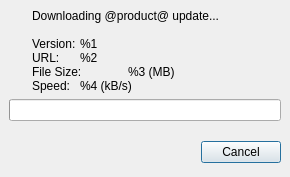
<ui version="4.0" >
 <author></author>
 <comment></comment>
 <exportmacro></exportmacro>
 <class>SoftUpdateWindow</class>
 <widget class="QDialog" name="SoftUpdateWindow" >
  <property name="geometry" >
   <rect>
    <x>0</x>
    <y>0</y>
    <width>290</width>
    <height>177</height>
   </rect>
  </property>
  <property name="windowTitle" >
   <string>@product@ - Downloading update</string>
  </property>
  <layout class="QGridLayout" >
   <property name="margin" >
    <number>9</number>
   </property>
   <property name="spacing" >
    <number>6</number>
   </property>
   <item row="0" column="0" >
    <layout class="QGridLayout" >
     <property name="margin" >
      <number>0</number>
     </property>
     <property name="spacing" >
      <number>6</number>
     </property>
     <item row="0" column="1" >
      <widget class="QLabel" name="updateTextLabel" >
       <property name="text" >
        <string>Downloading @product@ update...

Version:	%1
URL:	%2
File Size:	%3 (MB)
Speed:	%4 (kB/s)</string>
       </property>
       <property name="alignment" >
        <set>Qt::AlignLeading|Qt::AlignLeft|Qt::AlignVCenter</set>
       </property>
       <property name="indent" >
        <number>10</number>
       </property>
      </widget>
     </item>
     <item row="0" column="0" >
      <widget class="QLabel" name="updatePixmapLabel" >
       <property name="sizePolicy" >
        <sizepolicy>
         <hsizetype>0</hsizetype>
         <vsizetype>0</vsizetype>
         <horstretch>0</horstretch>
         <verstretch>0</verstretch>
        </sizepolicy>
       </property>
       <property name="pixmap" >
        <pixmap resource="../../../../../resources/wengophone.qrc" >:/pics/update.png</pixmap>
       </property>
      </widget>
     </item>
     <item row="1" column="0" colspan="2" >
      <widget class="QProgressBar" name="progressBar" >
       <property name="textVisible" >
        <bool>false</bool>
       </property>
       <property name="orientation" >
        <enum>Qt::Horizontal</enum>
       </property>
      </widget>
     </item>
    </layout>
   </item>
   <item row="2" column="0" >
    <layout class="QHBoxLayout" >
     <property name="margin" >
      <number>0</number>
     </property>
     <property name="spacing" >
      <number>6</number>
     </property>
     <item>
      <spacer>
       <property name="orientation" >
        <enum>Qt::Horizontal</enum>
       </property>
       <property name="sizeHint" >
        <size>
         <width>131</width>
         <height>31</height>
        </size>
       </property>
      </spacer>
     </item>
     <item>
      <widget class="QPushButton" name="cancelButton" >
       <property name="text" >
        <string>Cancel</string>
       </property>
      </widget>
     </item>
    </layout>
   </item>
   <item row="1" column="0" >
    <spacer>
     <property name="orientation" >
      <enum>Qt::Vertical</enum>
     </property>
     <property name="sizeHint" >
      <size>
       <width>20</width>
       <height>40</height>
      </size>
     </property>
    </spacer>
   </item>
  </layout>
 </widget>
 <pixmapfunction></pixmapfunction>
 <resources>
  <include location="../../../../../resources/wengophone.qrc" />
 </resources>
 <connections>
  <connection>
   <sender>cancelButton</sender>
   <signal>clicked()</signal>
   <receiver>SoftUpdateWindow</receiver>
   <slot>reject()</slot>
   <hints>
    <hint type="sourcelabel" >
     <x>363</x>
     <y>226</y>
    </hint>
    <hint type="destinationlabel" >
     <x>179</x>
     <y>239</y>
    </hint>
   </hints>
  </connection>
 </connections>
</ui>
